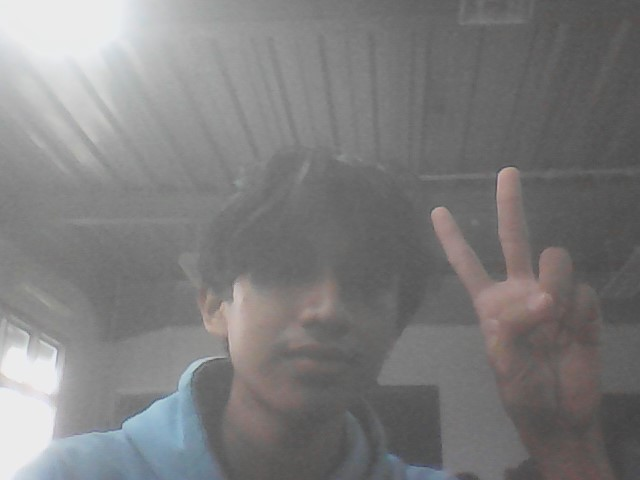
#> input picture pertemuan 3/myimage.jpg, 640 x 480 px
$ jupyter execute coba.ipynb
#> lines starting #> are read from the running program, lines starting #| are printed output that depends on the picture; after the words box and inside, x2 and y2 are one past the last pixel; in counts of white or black regions, pixels touching at a corner belong together
# Aras Operasi dalam Pengolahan Citra

## 1. Aras Titik (Point Level)
Operasi di level ini bekerja pada setiap piksel secara independen dari piksel lainnya. Contoh operasi aras titik adalah **brightness adjustment** dan **thresholding**.

**Contoh:** Mengubah kecerahan gambar dengan menambahkan nilai ke setiap piksel.

---

## 2. Aras Lokal (Local Level)
Operasi di aras lokal memperhitungkan sekelompok piksel di sekitar piksel yang sedang diproses. Contoh operasi lokal adalah **filtering**, seperti blur dan edge detection.

**Contoh:** Penerapan filter Gaussian Blur untuk mengaburkan gambar.

---

## 3. Aras Global (Global Level)
Pada aras global, operasi melibatkan keseluruhan gambar. Contohnya adalah **histogram equalization** yang meratakan distribusi intensitas piksel dalam sebuah gambar.

**Contoh:** Normalisasi histogram untuk meningkatkan kontras gambar.

---

## 4. Aras Objek (Object Level)
Operasi ini melibatkan deteksi dan analisis objek di dalam gambar, seperti **object recognition** atau **segmentation**.

**Contoh:** Deteksi tepi dengan algoritma Canny atau segmentasi gambar berdasarkan thresholding.

[cell 1]
import cv2
import numpy as np
import matplotlib.pyplot as plt

# Baca gambar
image = cv2.imread('myimage.jpg', cv2.IMREAD_GRAYSCALE)
#> image: shape (480, 640); min 65, max 239, mean 125.1

# Tambahkan kecerahan dengan menambah nilai ke setiap piksel
brightness_image = cv2.convertScaleAbs(image, alpha=1, beta=50)
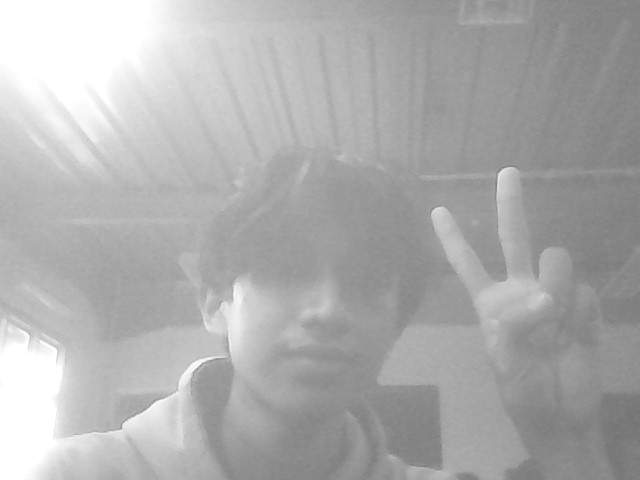
#> brightness_image: shape (480, 640); min 115, max 255, mean 173.8

# Tampilkan gambar asli dan hasil
plt.subplot(1, 2, 1), plt.imshow(image, cmap='gray'), plt.title('Original Image')
plt.subplot(1, 2, 2), plt.imshow(brightness_image, cmap='gray'), plt.title('Brightness Adjusted')
plt.show()

[cell 2]
# Terapkan Gaussian Blur
blurred_image = cv2.GaussianBlur(image, (5, 5), 0)

# Tampilkan gambar hasil blur
plt.imshow(blurred_image, cmap='gray')
plt.title('Blurred Image')
plt.show()

[cell 3]
# Equalisasi histogram untuk meningkatkan kontras
equalized_image = cv2.equalizeHist(image)
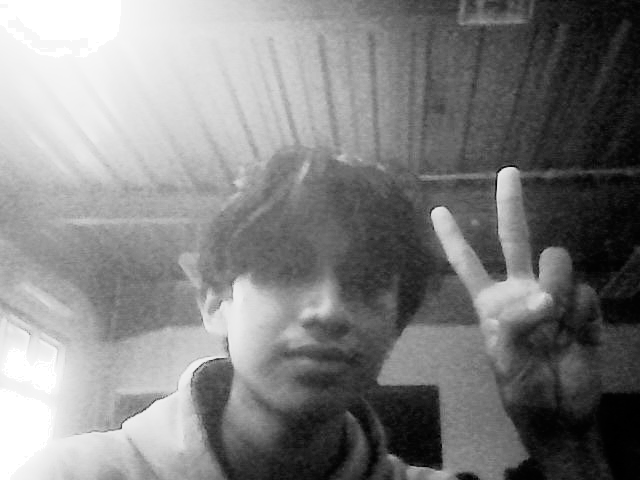
#> equalized_image: shape (480, 640); min 0, max 255, mean 128.9

# Tampilkan gambar setelah equalisasi
plt.imshow(equalized_image, cmap='gray')
plt.title('Histogram Equalization')
plt.show()

[cell 4]
# Deteksi tepi menggunakan Canny
edges = cv2.Canny(image, 100, 200)
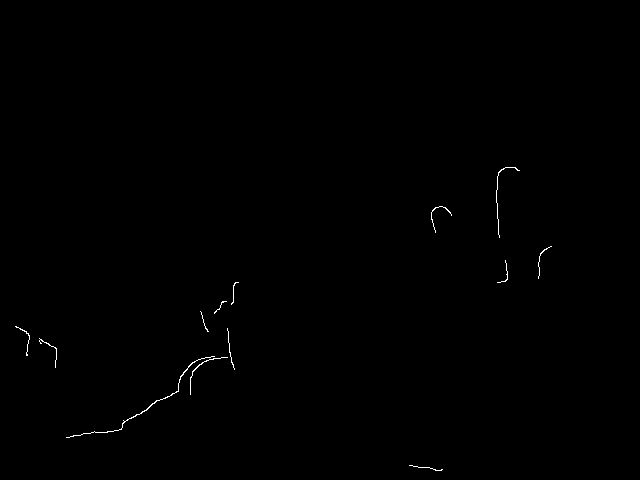
#> edges: shape (480, 640); 0.25% white in thin lines or dots, all inside (x1, y1, x2, y2) = (15, 167, 552, 471)

# Tampilkan hasil deteksi tepi
plt.imshow(edges, cmap='gray')
plt.title('Edge Detection')
plt.show()

[cell 5]
import cv2
import numpy as np
import matplotlib.pyplot as plt

# Fungsi untuk menampilkan beberapa gambar sekaligus
def display_images(images, titles, cmap='gray'):
    n = len(images)
    plt.figure(figsize=(15,5))
    for i in range(n):
        plt.subplot(1, n, i + 1)
        plt.imshow(images[i], cmap=cmap)
        plt.title(titles[i])
        plt.axis('off')
    plt.show()

# Baca gambar dalam grayscale
image = cv2.imread('myimage.jpg', cv2.IMREAD_GRAYSCALE)

# 1. Menambahkan kecerahan (brightness adjustment)
brightness_image = cv2.convertScaleAbs(image, alpha=1, beta=50)

# 2. Mengurangi kecerahan
darker_image = cv2.convertScaleAbs(image, alpha=1, beta=-50)

# 3. Meningkatkan kontras (alpha > 1)
high_contrast_image = cv2.convertScaleAbs(image, alpha=2.0, beta=0)
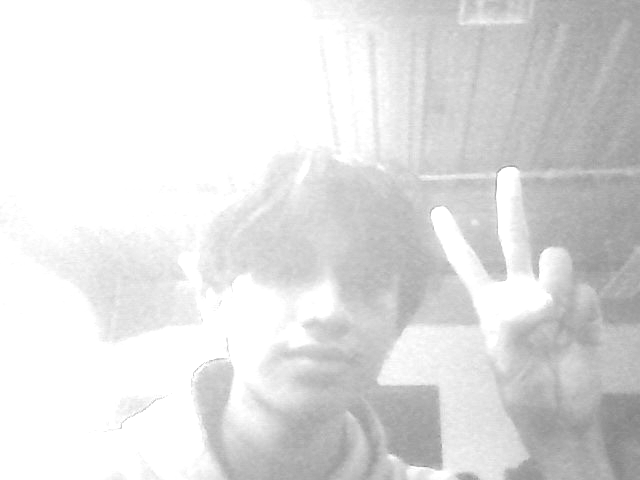
#> high_contrast_image: shape (480, 640); min 130, max 255, mean 224.2

# 4. Mengurangi kontras (alpha < 1)
low_contrast_image = cv2.convertScaleAbs(image, alpha=0.5, beta=0)

# 5. Thresholding: Mengubah gambar menjadi biner
_, threshold_image = cv2.threshold(image, 127, 255, cv2.THRESH_BINARY)
#> threshold_image: shape (480, 640); 38.3% white; 90 white regions (79 under 20 px), largest, box (x1, y1, x2, y2) and area: (0, 0, 372, 480) 111131, (473, 249, 551, 331) 2675, (431, 207, 478, 285) 1402

# 6. Inversi warna (negative image)
negative_image = cv2.bitwise_not(image)
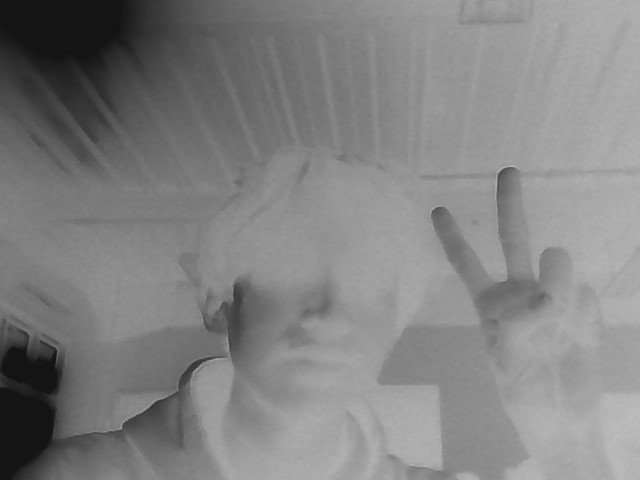
#> negative_image: shape (480, 640); min 16, max 190, mean 129.9

# 7. Histogram equalization untuk normalisasi kontras
equalized_image = cv2.equalizeHist(image)

# Tampilkan semua gambar hasil
images = [image, brightness_image, darker_image, high_contrast_image, low_contrast_image, threshold_image, negative_image, equalized_image]
titles = ['Original Image', 'Brightened', 'Darker', 'High Contrast', 'Low Contrast', 'Thresholded', 'Negative', 'Histogram Equalization']

# Panggil fungsi untuk menampilkan gambar
display_images(images, titles)
#> in display_images, `n = len(images)`: n = 8

# Penjelasan Operasi Pengolahan Citra

## Fungsi `display_images`:
Fungsi ini memudahkan untuk menampilkan beberapa gambar secara berdampingan dalam satu jendela plot. Kita bisa menambahkan gambar sebanyak yang kita mau dan akan ditampilkan dalam format yang rapi.

---

## Baca Gambar:
```python
image = cv2.imread('image.jpg', cv2.IMREAD_GRAYSCALE)
```
Kode ini membaca gambar dalam mode grayscale.

---

## Brightness Adjustment:
```python
brightness_image = cv2.convertScaleAbs(image, alpha=1, beta=50)
```
Menambahkan kecerahan pada gambar dengan menambah nilai `beta` ke setiap piksel.

---

## Pengurangan Kecerahan:
```python
darker_image = cv2.convertScaleAbs(image, alpha=1, beta=-50)
```
Mengurangi kecerahan dengan nilai negatif `beta`.

---

## Penyesuaian Kontras:

- **High Contrast**:
    ```python
    high_contrast_image = cv2.convertScaleAbs(image, alpha=2.0, beta=0)
    ```
    Meningkatkan kontras dengan menggkan nilai setiap piksel (`alpha = 2`).

- **Low Contrast**:
    ```python
    low_contrast_image = cv2.convertScaleAbs(image, alpha=0.5, beta=0)
    ```
    Mengurangi kontras dengan mengalikan setiap piksel dengan faktor `alpha` yang kurang dari 1.

---

## Thresholding:
```python
_, threshold_image = cv2.threshold(image, 127, 255, cv2.THRESH_BINARY)
```
Menerapkan thresholding biner pada gambar. Piksel di atas nilai threshold (127) diubah menjadi putih (255), dan di bawah threshold diubah menjadi hitam (0).

---

## Inversi Warna:
```python
negative_image = cv2.bitwise_not(image)
```
Melakukan inversi warna, mengubah piksel terang menjadi gelap dan sebaliknya.

---

## Histogram Equalization:
```python
equalized_image = cv2.equalizeHist(image)
```
Melakukan normalisasi kontras dengan meratakan distribusi intensitas piksel dalam gambar. Operasi ini sangat berguna untuk gambar yang kurang pencahayaan atau gambar dengan kontras yang rendah.

---

# Hasil yang Ditampilkan:
1. **Original Image**: Gambar asli dalam grayscale.
2. **Brightened**: Gambar dengan kecerahan ditingkatkan.
3. **Darker**: Gambar dengan kecerahan dikurangi.
4. **High Contrast**: Gambar dengan kontras yang ditingkatkan.
5. **Low Contrast**: Gambar dengan kontras yang dikurangi.
6. **Thresholded**: Gambar yang diubah menjadi biner berdasarkan nilai threshold.
7. **Negative**: Gambar hasil inversi warna.
8. **Histogram Equalization**: Gambar dengan kontras yang dinormalisasi menggunakan histogram equalization.
```

[cell 6]
import cv2
import matplotlib.pyplot as plt

# Baca gambar grayscale
image = cv2.imread('myimage.jpg', cv2.IMREAD_GRAYSCALE)

# Melakukan interpolasi untuk meningkatkan resolusi gambar
hd_image = cv2.resize(image, None, fx=2, fy=2, interpolation=cv2.INTER_CUBIC)

# Menggunakan filter kernel untuk meningkatkan ketajaman gambar (sharpening)
kernel = np.array([[0, -1, 0],
                   [-1, 5,-1],
                   [0, -1, 0]])
sharpened_image = cv2.filter2D(hd_image, -1, kernel)

# Menampilkan gambar sebelum dan sesudah (grayscale dan sharpened)
plt.figure(figsize=(10, 5))

plt.subplot(1, 2, 1)
plt.imshow(image, cmap='gray')
plt.title('Original Grayscale')

plt.subplot(1, 2, 2)
plt.imshow(sharpened_image, cmap='gray')
plt.title('Sharpened and HD Image')

plt.show()

**Meningkatkan Resolusi:**
`cv2.resize()` dengan `INTER_CUBIC` untuk melakukan interpolasi bicubic, yang sering digunakan untuk memperbesar gambar dengan hasil lebih halus.
Penajaman Gambar (Sharpening):
Kernel yang digunakan (kernel) adalah filter untuk meningkatkan ketajaman gambar. Filter ini menonjolkan batasan piksel dan meningkatkan detail gambar

[cell 7]
import cv2
import matplotlib.pyplot as plt

# Baca gambar grayscale
image = cv2.imread('teshd.jpg', cv2.IMREAD_GRAYSCALE)
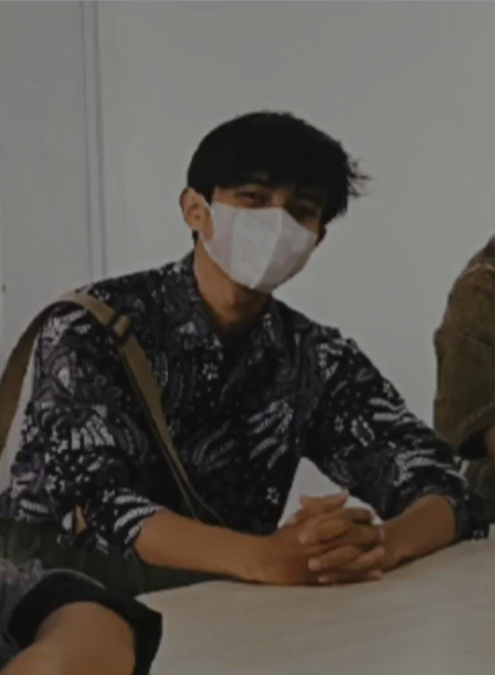
#> input picture pertemuan 3/teshd.jpg, 989 x 1350 px (shown at 1/2 size)
#> image: shape (1350, 989); min 10, max 147, mean 85.1

# Melakukan interpolasi untuk meningkatkan resolusi gambar
hd_image = cv2.resize(image, None, fx=2, fy=2, interpolation=cv2.INTER_CUBIC)
#> hd_image: shape (2700, 1978)

# Menggunakan filter kernel untuk meningkatkan ketajaman gambar (sharpening)
kernel = np.array([[0, -1, 0],
                   [-1, 5,-1],
                   [0, -1, 0]])
sharpened_image = cv2.filter2D(hd_image, -1, kernel)
#> sharpened_image: shape (2700, 1978)

# Menampilkan gambar sebelum dan sesudah (grayscale dan sharpened)
plt.figure(figsize=(10, 5))

plt.subplot(1, 2, 1)
plt.imshow(image, cmap='gray')
plt.title('Original Grayscale')

plt.subplot(1, 2, 2)
plt.imshow(sharpened_image, cmap='gray')
plt.title('Sharpened and HD Image')

plt.show()

[cell 8]
import cv2
import matplotlib.pyplot as plt

# Baca gambar berwarna (tidak dalam grayscale)
image = cv2.imread('teshd.jpg')
#> image is the input picture: shape (1350, 989, 3); mean B, G, R 78.8, 84.4, 88.8

# Melakukan interpolasi untuk meningkatkan resolusi gambar
hd_image = cv2.resize(image, None, fx=2, fy=2, interpolation=cv2.INTER_CUBIC)
#> hd_image: shape (2700, 1978, 3)

# Menggunakan filter kernel untuk meningkatkan ketajaman gambar (sharpening)
kernel = np.array([[0, -1, 0],
                   [-1, 5,-1],
                   [0, -1, 0]])
sharpened_image = cv2.filter2D(hd_image, -1, kernel)
#> sharpened_image: shape (2700, 1978, 3)

# Simpan gambar yang sudah ditingkatkan kualitasnya
cv2.imwrite('sharpened_hd_image.jpg', sharpened_image)

# Tampilkan gambar sebelum dan sesudah proses
plt.figure(figsize=(10, 5))

# Gambar asli
plt.subplot(1, 2, 1)
plt.imshow(cv2.cvtColor(image, cv2.COLOR_BGR2RGB))
plt.title('Original Image')

# Gambar yang telah diperbesar dan ditajamkan
plt.subplot(1, 2, 2)
plt.imshow(cv2.cvtColor(sharpened_image, cv2.COLOR_BGR2RGB))
plt.title('HD and Sharpened Image')

plt.show()

[cell 9]
import cv2
import numpy as np
import matplotlib.pyplot as plt

# Baca gambar berwarna
image = cv2.imread('teshd.jpg')

# Menggunakan filter Gaussian Blur untuk menghaluskan noise
blurred_image = cv2.GaussianBlur(image, (3, 3), 0)
#> blurred_image: shape (1350, 989, 3)

# Kernel untuk penajaman gambar
kernel_sharpening = np.array([[0, -1, 0],
                              [-1, 5,-1],
                              [0, -1, 0]])

# Aplikasikan penajaman gambar
sharpened_image = cv2.filter2D(blurred_image, -1, kernel_sharpening)
#> sharpened_image: shape (1350, 989, 3)

# Menggunakan CLAHE (Contrast Limited Adaptive Histogram Equalization) untuk meningkatkan kontras
lab = cv2.cvtColor(sharpened_image, cv2.COLOR_BGR2LAB)
#> lab: shape (1350, 989, 3); mean of channels 0, 1, 2 89.8, 129, 132
l, a, b = cv2.split(lab)
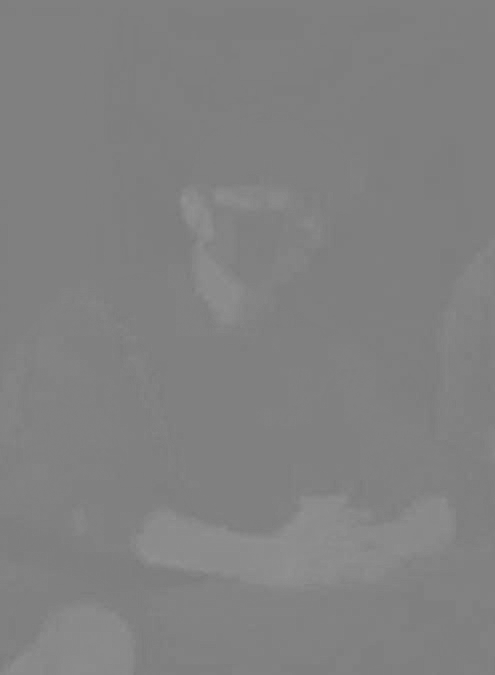
#> a: shape (1350, 989) (shown at 1/2 size); min 118, max 148, mean 129

clahe = cv2.createCLAHE(clipLimit=3.0, tileGridSize=(8,8))
cl = clahe.apply(l)

limg = cv2.merge((cl,a,b))
#> limg: shape (1350, 989, 3); mean of channels 0, 1, 2 112, 129, 132
final_image = cv2.cvtColor(limg, cv2.COLOR_LAB2BGR)

# Simpan gambar yang sudah ditingkatkan kualitasnya
cv2.imwrite('enhanced_hd_image.jpg', final_image)

# Tampilkan gambar sebelum dan sesudah proses
plt.figure(figsize=(10, 5))

# Gambar asli
plt.subplot(1, 2, 1)
plt.imshow(cv2.cvtColor(image, cv2.COLOR_BGR2RGB))
plt.title('Original Image')

# Gambar yang telah diperbesar dan ditajamkan
plt.subplot(1, 2, 2)
plt.imshow(cv2.cvtColor(final_image, cv2.COLOR_BGR2RGB))
plt.title('Enhanced HD Image')

plt.show()

[cell 10]
import cv2
import numpy as np
import matplotlib.pyplot as plt

# Baca gambar berwarna
image = cv2.imread('teshd.jpg')

# Terapkan Gaussian Blur untuk memisahkan detail halus
blurred_image = cv2.GaussianBlur(image, (9, 9), 10.0)

# Terapkan Unsharp Masking dengan menambahkan gambar asli dengan versi yang dikurangi blur-nya
sharpened_image = cv2.addWeighted(image, 1.5, blurred_image, -0.5, 0)

# Simpan gambar hasil yang lebih tajam
cv2.imwrite('unsharp_mask_image.jpg', sharpened_image)

# Tampilkan gambar sebelum dan sesudah proses
plt.figure(figsize=(10, 5))

# Gambar asli
plt.subplot(1, 2, 1)
plt.imshow(cv2.cvtColor(image, cv2.COLOR_BGR2RGB))
plt.title('Original Image')

# Gambar yang telah ditajamkan
plt.subplot(1, 2, 2)
plt.imshow(cv2.cvtColor(sharpened_image, cv2.COLOR_BGR2RGB))
plt.title('Sharpened Image with Unsharp Mask')

plt.show()

[cell 11]
import cv2
import numpy as np
import matplotlib.pyplot as plt

# Baca gambar berwarna
image = cv2.imread('myimage.jpg')
#> image is the input picture: shape (480, 640, 3); mean B, G, R 125.1, 124.9, 125.6

# Perkalian citra dengan skalar (kalibrasi kecerahan)
scalar_multiply = 3
brightened_image = cv2.convertScaleAbs(image, alpha=scalar_multiply, beta=0)

# Pembagian citra dengan skalar (normalisasi kecerahan)
scalar_divide = 3
normalized_image = cv2.convertScaleAbs(image, alpha=1/scalar_divide, beta=0)
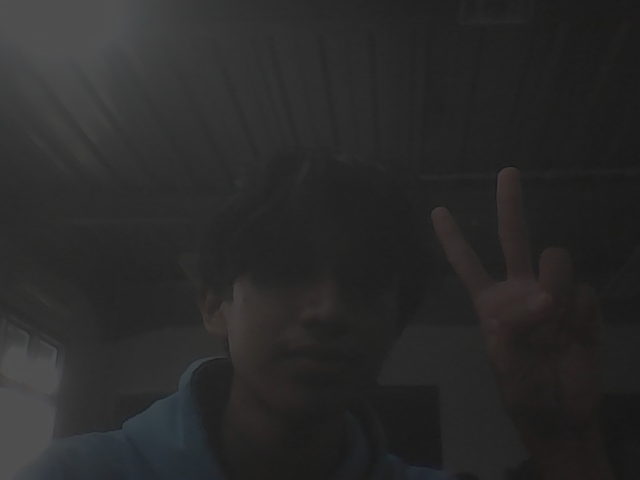
#> normalized_image: shape (480, 640, 3); mean B, G, R 41.7, 41.6, 41.9

# Simpan gambar hasil
cv2.imwrite('brightened_image.jpg', brightened_image)
cv2.imwrite('normalized_image.jpg', normalized_image)

# Tampilkan gambar asli dan hasil
plt.figure(figsize=(15, 5))

# Gambar asli
plt.subplot(1, 3, 1)
plt.imshow(cv2.cvtColor(image, cv2.COLOR_BGR2RGB))
plt.title('Original Image')

# Gambar setelah perkalian dengan skalar
plt.subplot(1, 3, 2)
plt.imshow(cv2.cvtColor(brightened_image, cv2.COLOR_BGR2RGB))
plt.title('Brightened Image (x3)')

# Gambar setelah pembagian dengan skalar
plt.subplot(1, 3, 3)
plt.imshow(cv2.cvtColor(normalized_image, cv2.COLOR_BGR2RGB))
plt.title('Normalized Image (/3)')

plt.show()

[cell 12]
import cv2
import matplotlib.pyplot as plt

# Baca gambar berwarna
image = cv2.imread('teshd.jpg')

# Perkalian citra dengan skalar (kalibrasi kecerahan)
scalar_multiply = 2
brightened_image = cv2.convertScaleAbs(image, alpha=scalar_multiply, beta=0)
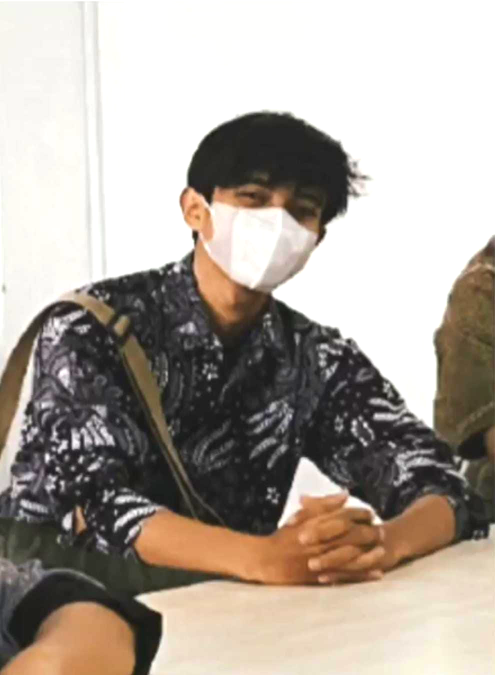
#> brightened_image: shape (1350, 989, 3) (shown at 1/2 size); mean B, G, R 155.5, 164.4, 173.5

# Tampilkan gambar asli dan hasil
plt.figure(figsize=(10, 5))

# Gambar asli
plt.subplot(1, 2, 1)
plt.imshow(cv2.cvtColor(image, cv2.COLOR_BGR2RGB))
plt.title('Original Image')

# Gambar setelah perkalian dengan skalar
plt.subplot(1, 2, 2)
plt.imshow(cv2.cvtColor(brightened_image, cv2.COLOR_BGR2RGB))
plt.title('Brightened Image (x2)')

plt.show()
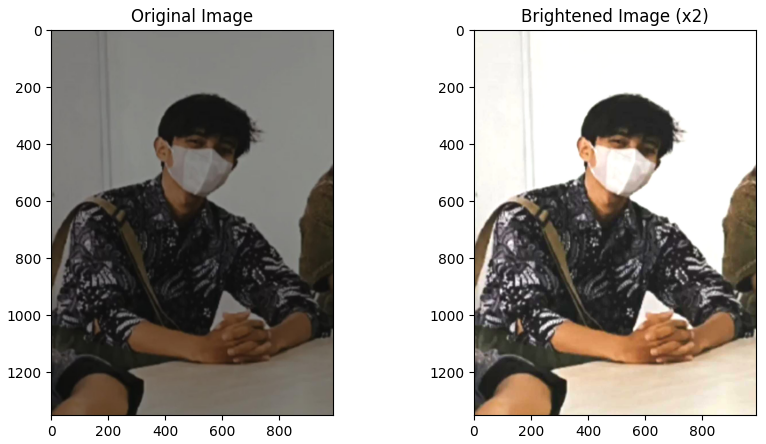
#> figure drawn by matplotlib, 2 panels
